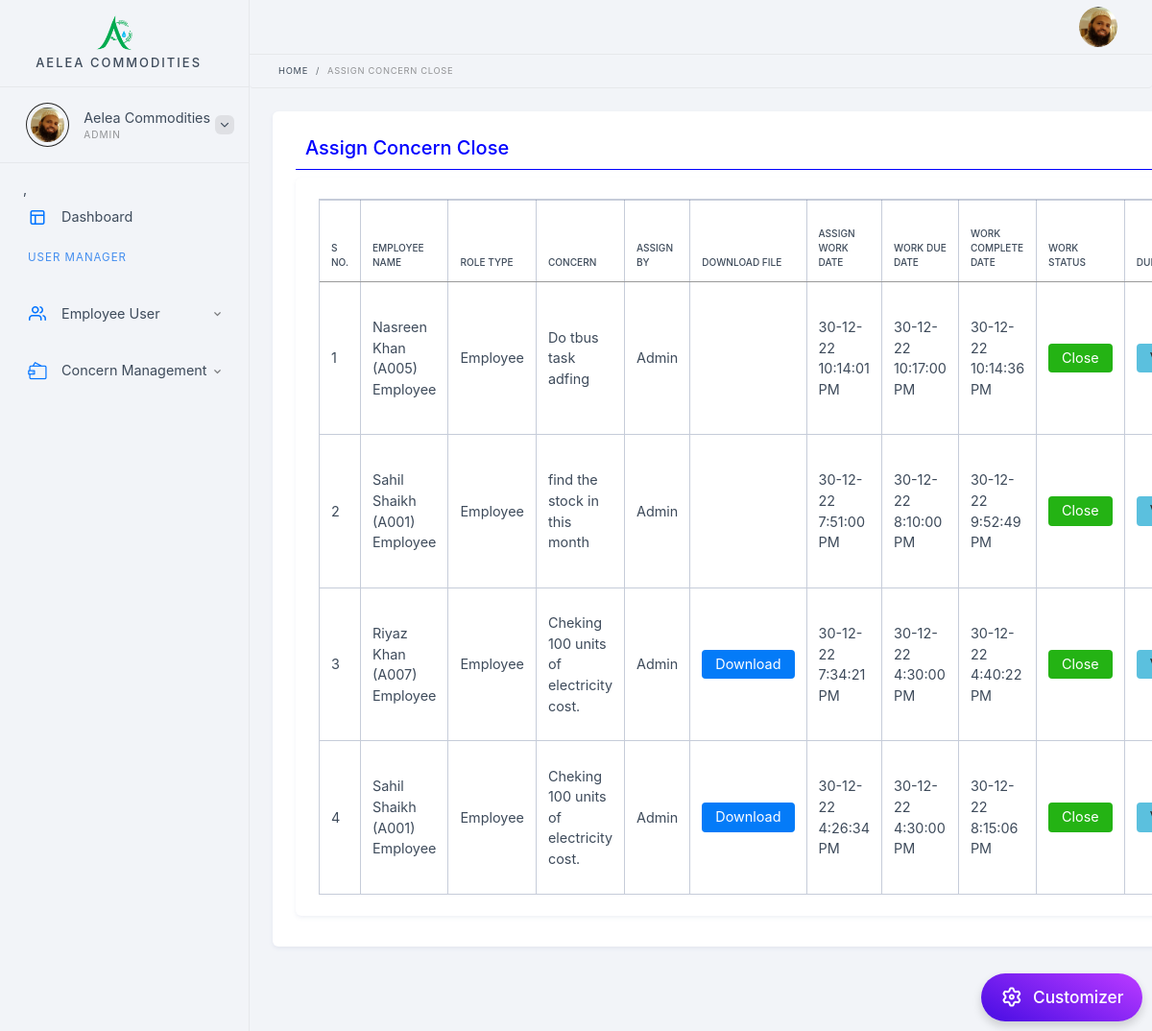
Screenshot of /assign_task_list_close.php (signed in) with the database file from the repository.
### tables this page shows
CREATE TABLE `assign_task` (
  `task_id` int(11) NOT NULL,
  `emp_id` int(11) DEFAULT NULL,
  `task` text DEFAULT NULL,
  `assignby` varchar(255) DEFAULT NULL,
  `task_doc` varchar(255) DEFAULT NULL,
  `work_assign_date` datetime DEFAULT NULL,
  `work_due_date` datetime DEFAULT NULL,
  `work_com_date` datetime DEFAULT NULL,
  `status` varchar(255) DEFAULT NULL,
  `remark` text DEFAULT NULL,
  `Achievements` text DEFAULT NULL,
  `Benefits` text DEFAULT NULL,
  `attachments` varchar(255) DEFAULT NULL
);

CREATE TABLE `emp_login` (
  `id` int(11) NOT NULL,
  `emp_code` varchar(255) NOT NULL,
  `emp_name` varchar(255) NOT NULL,
  `user_id` varchar(255) NOT NULL,
  `pswd` varchar(255) NOT NULL,
  `status` int(11) NOT NULL,
  `created` datetime NOT NULL,
  `user_role` varchar(255) NOT NULL,
  `emp_pro` varchar(255) NOT NULL,
  `email_id` varchar(255) NOT NULL,
  `emp_mob` varchar(255) NOT NULL
);

### includes/App_Code.php (called while the page is built, shortened)
<?php
class App_Code {
       function getName($ID) {
       $con = mysqli_connect("localhost", "root", "", "task_management") or die(mysqli_connect_error());
        $UserRGID = $ID;
        $client = "select * from emp_login where id='$UserRGID'";
        $getNameQuery = mysqli_query($con, $client) or die(mysqli_error());
        while ($row = mysqli_fetch_assoc($getNameQuery)) {
            $emp_name = $row['emp_name'];
            $emp_code = $row['emp_code'];
            $emp_role = ucfirst( $row['user_role']);
            return $emp_name. ' (' . $emp_code .')'.' '. $emp_role;
        }
    }
    function get_User_role($ID) {
       $con = mysqli_connect("localhost", "root", "", "task_management") or die(mysqli_connect_error());
        $UserRGID = $ID;
        $client = "select * from emp_login where id='$UserRGID'";
        $getNameQuery = mysqli_query($con, $client) or die(mysqli_error());
        while ($row = mysqli_fetch_assoc($getNameQuery)) {
            $user_role = ucfirst($row['user_role']);
            return $user_role;
        }
    }
}
?>

### assign_task_list_close.php (the view, shortened to what this page needs)
<?php
include './includes/admin_header.php';
include './includes/data_base_save_update.php';
include './includes/App_Code.php';
$app_code_obj=new App_Code();
?>
<ul class="breadcrumb">
    <li class="breadcrumb-item"><a href="Dashboard.php">Home</a></li>
    <li class="breadcrumb-item"><span>Assign Concern Close</span></li>
</ul>
<div class="content-i">
    <div class="content-box">
        <div class="element-wrapper">
            <div class="element-box">
                            <div class="row">
                                 <div class="col-md-12">
                                    <h5 style="color: blue;border-bottom: 1px solid blue;padding: 10px;">Assign Concern Close</h5>
                                </div>
                            </div>
                                <div class="element-box">
   <table id="example" style="width: 100%;" class="display table table-bordered table-responsive" style="width:100%">
        <thead>
                    <tr>
                        <th>S No.</th>
                        <th>Employee Name</th>
                        <th>Role Type</th>
                        <th>Concern</th>
                         <th>Assign By</th>
                          <th>Download File</th>
                           <th>Assign Work Date</th>
                           <th>Work Due Date</th>
                            <th>Work Complete Date</th>
                            <th>Work Status</th>
                             <th>Due Status</th>
                    </tr>
        </thead>
        <tbody>
                                 <?php
                 $qry = mysqli_query($connection, "SELECT * FROM assign_task where status='Close' order by work_assign_date desc") or die("select query fail" . mysqli_error());
$count = 0;
while ($row = mysqli_fetch_assoc($qry)) {
    $count = $count + 1;
    $task_id = $row['task_id'];
    $emp_id = $row['emp_id'];
    $task = $row['task'];
    $assignby = $row['assignby'];
    $task_doc = $row['task_doc'];
    $work_assign_date = strtotime($row['work_assign_date']);
    $work_assign_date = date( 'd-m-y g:i:s A', $work_assign_date );
    $work_due_date = strtotime($row['work_due_date']);
    $work_due_date = date( 'd-m-y g:i:s A', $work_due_date );
    $work_com_date = strtotime($row['work_com_date']);
    if ($work_com_date){
        $work_com_date = date( 'd-m-y g:i:s A', $work_com_date);
    }
           $status  = $row['status'];
                $remark  = $row['remark'];
    ?>
                    <tr>
  <td><?php echo $count;?></td>
  <td> <?php echo $app_code_obj->getName($emp_id);?></td>
  <td> <?php echo $app_code_obj->get_User_role($emp_id);?></td>
  <td><?php echo $task;?></td>
  <td><?php echo $assignby;?></td>
  <td>
      <?php if($task_doc !='')
      {?>
      <a href="task_doc/<?php echo $task_doc;?>" class="btn btn-primary">Download</a>
      <?php }?>
  </td>
    <td><?php echo $work_assign_date;?></td>
    <td><?php echo $work_due_date;?></td>
  <td><?php echo $work_com_date;?></td>
  <td><a href="#" class="btn btn-success"> <?php echo $status;?></a> <br><?php echo $remark;?></td>
    <td>
    <?php if ($status=='Close')
    {?>
     <a style="width: 100%;" class="btn btn-info" href="achievement&benefits.php?task_id=<?php echo $task_id;?>">View A & B</a>
     <?php } else { echo" $remark";}?>
   </td>
                    </tr>
<?php }?>
             </tbody>   </table>
   </div>
                            </div>
            </div>
        </div>
    </div>
</div>
<?php include './includes/Plugin.php'; ?>
        <?php include './includes/admin_footer.php'; ?>

### rows the page displays
assign_task: emp.user_role "Nasreen Khan (A005) Employee", emp.user_role "Employee", task "Do tbus task adfing", assignby "Admin", work_assign_date "30-12-22 10:14:01 PM", work_due_date "30-12-22 10:17:00 PM", work_com_date "30-12-22 10:14:36 PM", status "Close"
assign_task: emp.user_role "Sahil Shaikh (A001) Employee", emp.user_role "Employee", task "find the stock in this month", assignby "Admin", work_assign_date "30-12-22 7:51:00 PM", work_due_date "30-12-22 8:10:00 PM", work_com_date "30-12-22 9:52:49 PM", status "Close"
assign_task: emp.user_role "Riyaz Khan (A007) Employee", emp.user_role "Employee", task "Cheking 100 units of electricity cost.", assignby "Admin", work_assign_date "30-12-22 7:34:21 PM", work_due_date "30-12-22 4:30:00 PM", work_com_date "30-12-22 4:40:22 PM", status "Close"
assign_task: emp.user_role "Sahil Shaikh (A001) Employee", emp.user_role "Employee", task "Cheking 100 units of electricity cost.", assignby "Admin", work_assign_date "30-12-22 4:26:34 PM", work_due_date "30-12-22 4:30:00 PM", work_com_date "30-12-22 8:15:06 PM", status "Close"

### other values shown
$_SESSION['emp_name'] "Aelea Commodities"
$_SESSION['User_type'] "ADMIN"
